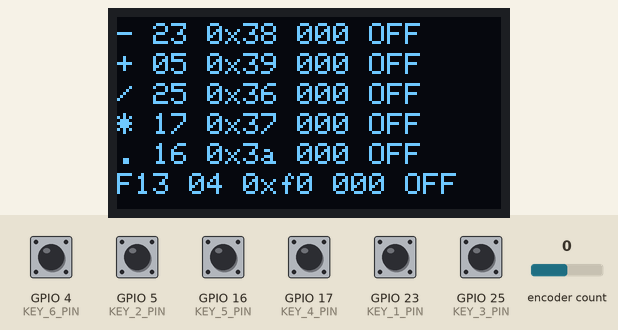
Simulated run of this program. Board: ESP32. Shown: 128×64 one-colour display. Inputs (shaded band) come from the test bench; at power-on: GPIO 4 (KEY_6_PIN), GPIO 5 (KEY_2_PIN), GPIO 16 (KEY_5_PIN), GPIO 17 (KEY_4_PIN), GPIO 23 (KEY_1_PIN), GPIO 25 (KEY_3_PIN) HIGH, encoder count 0. USB keyboard and mouse output is not drawn; what the program prints to the serial monitor is not drawn.

Above: at 1.2 s.
1.3 s: encoder count set to 1
At 1.7 s:
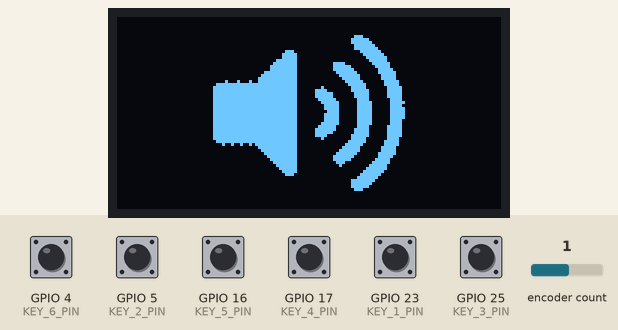
3.8 s: GPIO 4 (KEY_6_PIN) pulled LOW for 0.15 s
At 4.7 s:
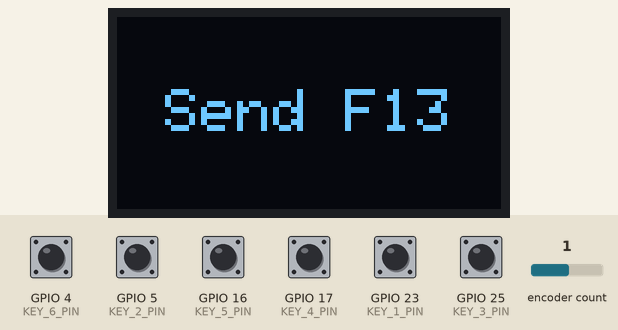
6.4 s: GPIO 5 (KEY_2_PIN) pulled LOW for 0.15 s
At 7.0 s:
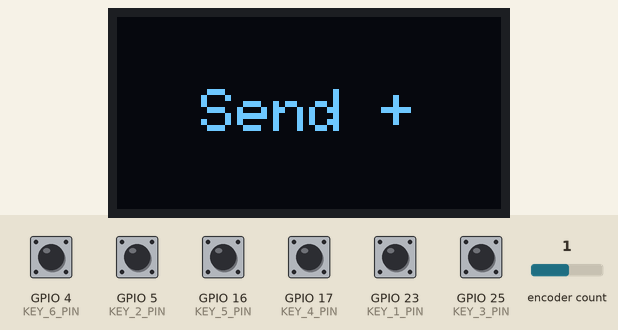
9.0 s: GPIO 16 (KEY_5_PIN) pulled LOW for 0.15 s
At 9.8 s:
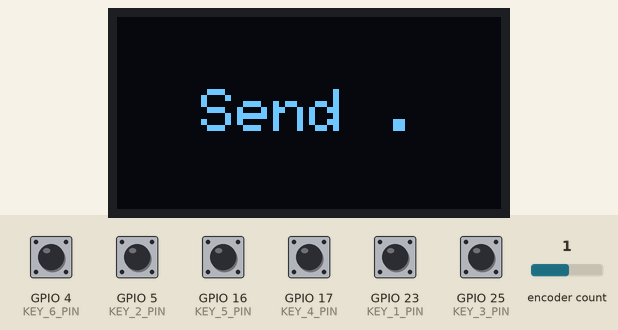
11.5 s: GPIO 17 (KEY_4_PIN) pulled LOW for 0.15 s
At 12.3 s:
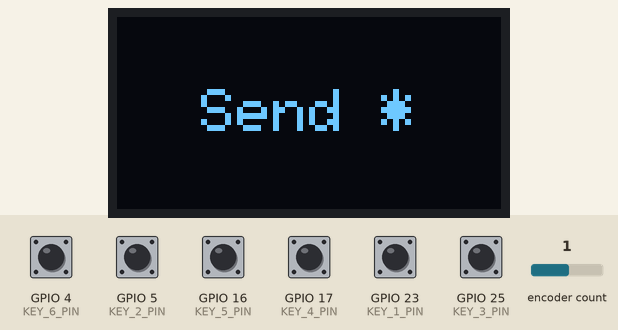
14.0 s: GPIO 25 (KEY_3_PIN) pulled LOW for 0.15 s
At 14.9 s:
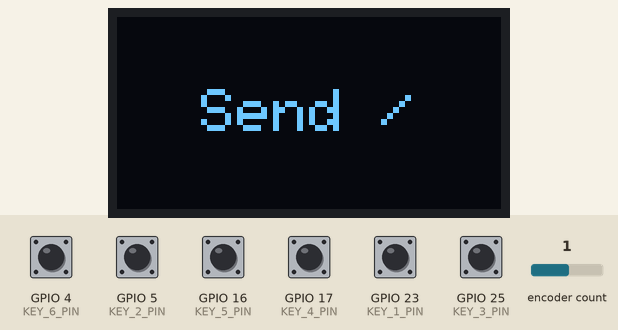
Timing chart, 0 to 17.0 s (numbered marks = the images above; inputs shaded):
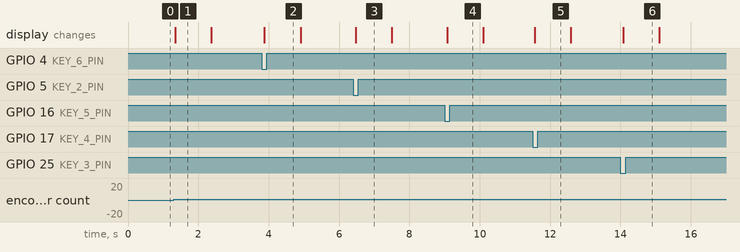

The program:

main.cpp
```cpp
#include <Arduino.h>
#include <Wire.h>
#include "Bounce2.h"
#include "KeyboardKnob.h"
#include "KeyboardDisplay.h"
#include "BleMacropad.h"
#include "MacroButton.h"
#include "Images.h"

#define DEFAULT_PERIOD 500

#define KEY_REPEAT_DELAY 3

#define KEY_1_PIN 23
#define KEY_2_PIN 5
#define KEY_3_PIN 25
#define KEY_4_PIN 17
#define KEY_5_PIN 16
#define KEY_6_PIN 4

#define KEY_1_CODE KEY_NUM_MINUS
#define KEY_2_CODE KEY_NUM_PLUS
#define KEY_3_CODE KEY_NUM_SLASH
#define KEY_4_CODE KEY_NUM_ASTERISK
#define KEY_5_CODE KEY_NUM_PERIOD
#define KEY_6_CODE KEY_F13

#define ROTARY_CLOCK_PIN 19
#define ROTARY_DATA_PIN 18

BleMacropad bleMacropad;

KeyboardDisplay disp(128, 64, &Wire, -1);

MacroButton buttonOne = MacroButton(KEY_1_PIN, KEY_1_CODE, 25, "-");
MacroButton buttonTwo = MacroButton(KEY_2_PIN, KEY_2_CODE, 25, "+");
MacroButton buttonThree = MacroButton(KEY_3_PIN, KEY_3_CODE, 25, "/");
MacroButton buttonFour = MacroButton(KEY_4_PIN, KEY_4_CODE, 25, "*");
MacroButton buttonFive = MacroButton(KEY_5_PIN, KEY_5_CODE, 25, ".");
MacroButton buttonSix = MacroButton(KEY_6_PIN, KEY_6_CODE, 25, "F13");

MacroButton *buttons[] = {&buttonOne, &buttonTwo, &buttonThree, &buttonFour, &buttonFive, &buttonSix};

uint8_t buttonsCount = 6;

int64_t rotaryEncoderValue = 0;
KeyboardKnob knob(ROTARY_DATA_PIN, ROTARY_CLOCK_PIN);

bool showAlert = false;
long lastAlertTime = 0;

long timeNow = 0;


// cppcheck-suppress unusedFunction
void setup()
{
  Serial.begin(9600);
  Serial.println("Starting up...");

  disp.init();

  bleMacropad.begin();

  knob.begin();

  for (MacroButton *button : buttons)
  {
    button->begin();
  }
}

// cppcheck-suppress unusedFunction
void loop()
{
  bool connected = bleMacropad.isConnected();

  if (!connected) {
    disp.drawImage(bluetooth_bits, icon_width, icon_height);
    return;
  }

  char alertMessage[80];

  int knobChange = knob.update();

  if (knobChange != 0) {
    rotaryEncoderValue = knob.getValue();

    if (knobChange > 0) {
      bleMacropad.write(KEY_MEDIA_VOLUME_UP);
      disp.drawImage(volume_up_bits, icon_width, icon_height);
    } else {
      bleMacropad.write(KEY_MEDIA_VOLUME_DOWN);
      disp.drawImage(volume_down_bits, icon_width, icon_height);
    }


    if (!showAlert) {
      showAlert = true;
      lastAlertTime = millis();
    }
  }

  for (MacroButton *button : buttons)
  {
    if (button->update())
    {
      uint8_t keycode = button->getKeycode();
      snprintf(alertMessage, 80, "Send %s", button->getName());
      disp.drawAlert(alertMessage);

      bleMacropad.write(keycode);

      if (!showAlert) {
        showAlert = true;
        lastAlertTime = millis();
      }
    }
  }

  if (showAlert) {
    if (millis() - lastAlertTime > 1000) {
      showAlert = false;
    }
  } else {
    disp.showOverview(buttons, buttonsCount);
  }

  if (millis() - timeNow > DEFAULT_PERIOD) {
    timeNow = millis();
  }

}
```

BleMacropad.h
```cpp
#ifndef __BLEMACROPAD_H
#define __BLEMACROPAD_H

#include <BleKeyboard.h>

class KeyboardDisplay;

class BleMacropad : public BleKeyboard {

    public:
    BleMacropad(uint32_t repeatDelay = 3, uint8_t batteryLevel = 100)
        : BleKeyboard("Macropad", "ESP32", batteryLevel)
    {
        this->setDelay(repeatDelay);
    }

};
#endif
```

KeyboardDisplay.h
```cpp
#ifndef __KEYBOARD_DISPLAY_H
#define __KEYBOARD_DISPLAY_H

#include <Adafruit_SSD1306.h>
#include <Wire.h>

#include "MacroButton.h"

// class KeyboardUI {
// public:
//     KeyboardUI() {

//     }
// private:

// };

class KeyboardDisplay : public Adafruit_SSD1306 {
public:
    KeyboardDisplay(uint8_t w, uint8_t h, TwoWire *twi, int8_t rst = -1) : Adafruit_SSD1306(w, h, twi, rst)
    {

    }

    void init();
    void showMacroButton(MacroButton &button, const int16_t y);
    void showOverview(MacroButton *buttons[], size_t size);
    void drawAlert(const char *message);
    void drawImage(const uint8_t *image, const int16_t w, const int16_t h);


private:
    void drawCenterString(const char *buf, int x, int y);
    bool _alert = false;
    long _alertTime = 0;
};

#endif
```

KeyboardKnob.h
```cpp
#ifndef __KEYBOARDKNOB_H
#define __KEYBOARDKNOB_H
#include <ESP32Encoder.h>

class KeyboardKnob : public ESP32Encoder {
public:
    KeyboardKnob(int data, int clock);

    const int64_t getValue() const {
        return _value;
    }

    void begin();
    int update();
private:
    int64_t _value;
    int _dataPin;
    int _clockPin;
};

#endif
```

MacroButton.h
```cpp
#ifndef __MACRO_BUTTON_H__
#define __MACRO_BUTTON_H__

#include "Bounce2.h"
#include "Printable.h"

class MacroButton : public Bounce2::Button, public Printable {
public:
    MacroButton(uint8_t pin, uint8_t keycode, uint16_t period, const char* name);

    void begin();

    bool update();


    const uint8_t getCount() const
    {
        return count;
    }
    const uint8_t getKeycode() const
    {
        return keycode;
    }

    const bool getCurrentState() const
    {
        return currentState;
    }

    const char* getName() const
    {
        return _name;
    }

    virtual size_t printTo(Print& p) const;

protected:
    uint8_t keycode;
    uint8_t pin;
    uint8_t count;
    uint16_t period;
    bool currentState = false;
private:
    const char* _name;
};

#endif
```

BleMacropad.cpp
```cpp
#include "BleMacropad.h"
#include <Arduino.h>
```

KeyboardDisplay.cpp
```cpp
#include "KeyboardDisplay.h"


void KeyboardDisplay::init()
{
      begin(SSD1306_SWITCHCAPVCC, 0x3C);
      clearDisplay();

}


void KeyboardDisplay::showMacroButton(MacroButton &button, const int16_t y)
{
    clearDisplay();
    setTextSize(1);
    setTextColor(SSD1306_WHITE);
    setCursor(2, y);
    print(button);
    display();
}


void KeyboardDisplay::showOverview(MacroButton *buttons[], size_t size)
{
    clearDisplay();
    setTextSize(1);
    setTextColor(SSD1306_WHITE);

    // println("Pin Code Count State");
    // 123 1234 12345 123456

    for (int i = 0; i < size; i++)
    {
        setCursor(0, i * 10 + 2);
        print(*buttons[i]);
    }

    display();
}

void KeyboardDisplay::drawAlert(const char *message)
{
    clearDisplay();
    setTextSize(2);
    setTextColor(SSD1306_WHITE);
    // int16_t x1, y1;
    // uint16_t w, h;
    // getTextBounds(message, 2, 2, &x1, &y1, &w, &h);

    // // setCursor(x1 - w / 2, y1);

    // Serial.printf("x1 %d y1 %d w %d h %d\r\n", x1, y1, w, h);
    // Serial.printf("new: %d %d\r\n", 64 - (w / 2), 32 - (h / 2));
    // // int length = strlen(message);
    // // setCursor(64 - (length * 6), 2);

    // setCursor(64 - (w / 2), 32 - (h / 2));
    // print(message);
    drawCenterString(message, 2, 2);
    display();
}

void KeyboardDisplay::drawImage(const uint8_t *image, const int16_t w, const int16_t h)
{
    clearDisplay();
    drawXBitmap(64 - int(w/2), 32 - int(h/2), image, w, h, SSD1306_WHITE);
    display();
}

void KeyboardDisplay::drawCenterString(const char *buf, int x, int y)
{
    int16_t x1, y1;
    uint16_t w, h;
    getTextBounds(buf, x, y, &x1, &y1, &w, &h);

    // Serial.printf("x1 %d y1 %d w %d h %d\r\n", x1, y1, w, h);
    // Serial.printf("new: %d %d\r\n", 64 - (w / 2), 32 - (h / 2));
    // int length = strlen(message);
    // setCursor(64 - (length * 6), 2);

    setCursor(64 - (w / 2), 32 - (h / 2));
    print(buf);
}
```

KeyboardKnob.cpp
```cpp
#include <Arduino.h>
#include "KeyboardKnob.h"

KeyboardKnob::KeyboardKnob(int data, int clock) : ESP32Encoder()
{
  _value = 0;
  _dataPin = data;
  _clockPin = clock;
}

void KeyboardKnob::begin()
{
  attachHalfQuad(_dataPin, _clockPin);
  setCount(_value);
  setFilter(1023);
}

int KeyboardKnob::update()
{
  int64_t newValue = getCount() / 2;
  int changed =  newValue - _value;
  _value = newValue;
  return changed;
}
```

MacroButton.cpp
```cpp
#include "MacroButton.h"


size_t MacroButton::printTo(Print &p) const
{
    char buff[22];
    // snprintf(buff, sizeof(buff), "pin: %d, keycode: %d, period: %d, count: %d, state: %s", pin, keycode, period, count, isPressed() ? "true" : "false");
    // snprintf(buff, sizeof(buff), "P%d, CT: %d, %s", pin, count, isPressed() ? "ON" : "OFF");
    snprintf(buff, sizeof(buff), "%s %02d 0x%02x %03d %s", _name, pin, keycode, count, isPressed() ? "ON" : "OFF");
    return p.print(buff);
}

bool MacroButton::update()
{
    Bounce2::Button::update();
    bool fell = Bounce2::Button::fell();
    currentState = Bounce2::Button::isPressed();
    if (fell) {
        count++;
    }
    return fell;
}

MacroButton::MacroButton(uint8_t pin, uint8_t keycode, uint16_t period, const char* name) : Bounce2::Button(), _name(name)
{
    this->keycode = keycode;
    this->pin = pin;
    this->period = period;
    count = 0;
}

void MacroButton::begin()
{

    Bounce2::Button::attach(pin, INPUT_PULLUP);
    Bounce2::Button::interval(period);
    Bounce2::Button::setPressedState(LOW);
}
```

Source omitted: Images.h (data table, 18277 bytes)

Measured:
- after the input at 1.3 s, the display: changes at once (image 1)
- after the input at 3.8 s, the display: changes after 0.08 s (image 2)
- after the input at 6.4 s, the display: changes after 0.07 s (image 3)
- after the input at 9.0 s, the display: changes after 0.07 s (image 4)
- after the input at 11.5 s, the display: changes after 0.06 s (image 5)
- after the input at 14.0 s, the display: changes after 0.08 s (image 6)
- what the display in image 1 shows lasts 1.1 s, from 1.3 s to 2.4 s
